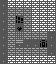

A level layout from a 2D game, rendered from its tile map. Below: a short description, then the map file with its tile-grid data intact:
An orthogonal 7x8 tile map with 8x8 px tiles, 1 tile layer (Tile Layer 1).

<map version="1.5" tiledversion="1.6.0" orientation="orthogonal" renderorder="right-down" width="7" height="8" tilewidth="8" tileheight="8" infinite="0" nextlayerid="2" nextobjectid="1">
 <tileset firstgid="1" source="bg.tsx" />
 <layer id="1" name="Tile Layer 1" width="7" height="8">
  <data encoding="csv">
2,3,3,3,3,3,3,
2,72,72,72,3,3,3,
2,72,15,72,3,3,3,
2,72,73,72,3,3,3,
2,72,9,72,72,72,2,
2,72,97,2,2,64,2,
2,72,72,72,72,72,2,
2,3,3,3,3,3,3
</data>
 </layer>
</map>
